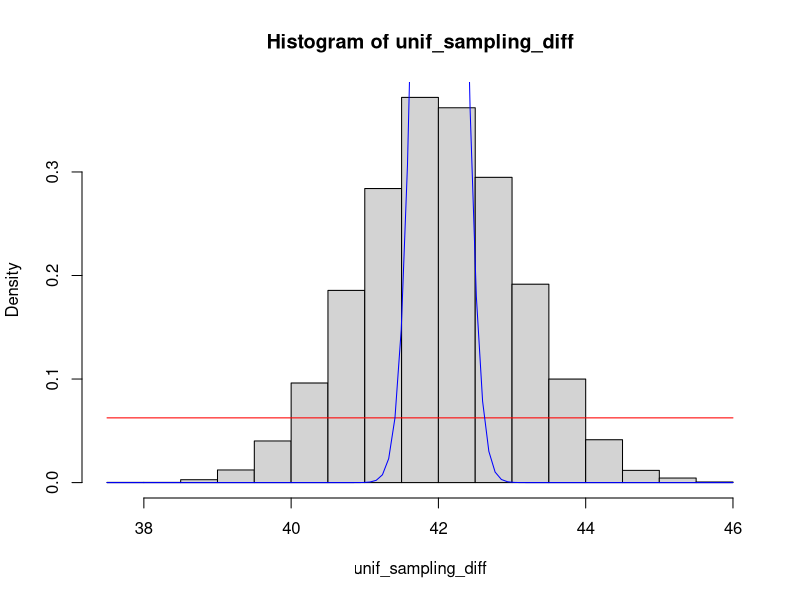
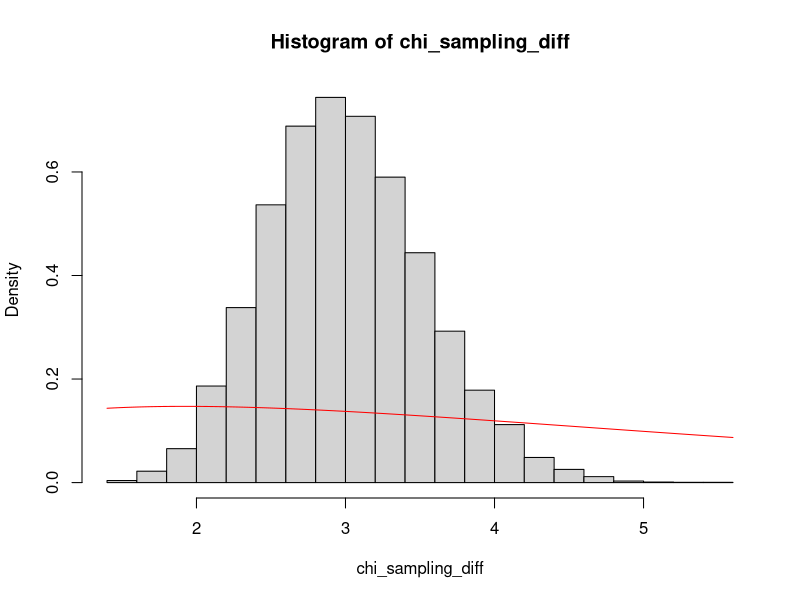

The R source for these figures, in order:
## ---- chunk 1
knitr::opts_chunk$set(echo = TRUE)
## ---- chunk 2
set.seed(15)
min <- 34; max <- 50
mu <- 0.5*(min+max); sigma <- sqrt(1/12*(min-max)^2); n <- 20; i = 10000
unif_sampling_diff <- replicate(i, mean(runif(n, min, max)))
hist(unif_sampling_diff, freq=F)
curve(dunif(x, min, max), add=T, col="red")
curve(dnorm(x, mean(unif_sampling_diff), sd(unif_sampling_diff) / sqrt(n)), add=T, col="blue")


## ---- chunk 3
set.seed(15)
df <- 3
mu <- 3; sd <- sqrt(df); n <- 20; i = 10000

chi_sampling_diff <- replicate(i, mean(rchisq(n, 3), 0, 15))
hist(chi_sampling_diff, freq=F)
curve(dchisq(x, mu, sd), add=T, col="red")
      
